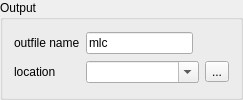
                       <widget class="QGroupBox" name="groupBox_14">
                        <property name="sizePolicy">
                         <sizepolicy hsizetype="Preferred" vsizetype="Fixed">
                          <horstretch>0</horstretch>
                          <verstretch>0</verstretch>
                         </sizepolicy>
                        </property>
                        <property name="title">
                         <string>Output</string>
                        </property>
                        <layout class="QGridLayout" name="gridLayout_24">
                         <item row="0" column="0">
                          <widget class="QLabel" name="label_41">
                           <property name="toolTip">
                            <string>Main result file.</string>
                           </property>
                           <property name="text">
                            <string>outfile name</string>
                           </property>
                          </widget>
                         </item>
                         <item row="0" column="1">
                          <widget class="QLineEdit" name="lineEdit_10">
                           <property name="maximumSize">
                            <size>
                             <width>107</width>
                             <height>16777215</height>
                            </size>
                           </property>
                           <property name="text">
                            <string>mlc</string>
                           </property>
                           <property name="dragEnabled">
                            <bool>true</bool>
                           </property>
                          </widget>
                         </item>
                         <item row="0" column="2">
                          <spacer name="horizontalSpacer_11">
                           <property name="orientation">
                            <enum>Qt::Horizontal</enum>
                           </property>
                           <property name="sizeHint" stdset="0">
                            <size>
                             <width>0</width>
                             <height>20</height>
                            </size>
                           </property>
                          </spacer>
                         </item>
                         <item row="1" column="0">
                          <widget class="QLabel" name="label_42">
                           <property name="text">
                            <string>location</string>
                           </property>
                          </widget>
                         </item>
                         <item row="1" column="1" colspan="2">
                          <widget class="QComboBox" name="comboBox_25">
                           <property name="sizePolicy">
                            <sizepolicy hsizetype="Expanding" vsizetype="Fixed">
                             <horstretch>0</horstretch>
                             <verstretch>0</verstretch>
                            </sizepolicy>
                           </property>
                           <property name="editable">
                            <bool>true</bool>
                           </property>
                          </widget>
                         </item>
                         <item row="1" column="3">
                          <widget class="QToolButton" name="toolButton_13">
                           <property name="text">
                            <string>...</string>
                           </property>
                          </widget>
                         </item>
                        </layout>
                       </widget>
